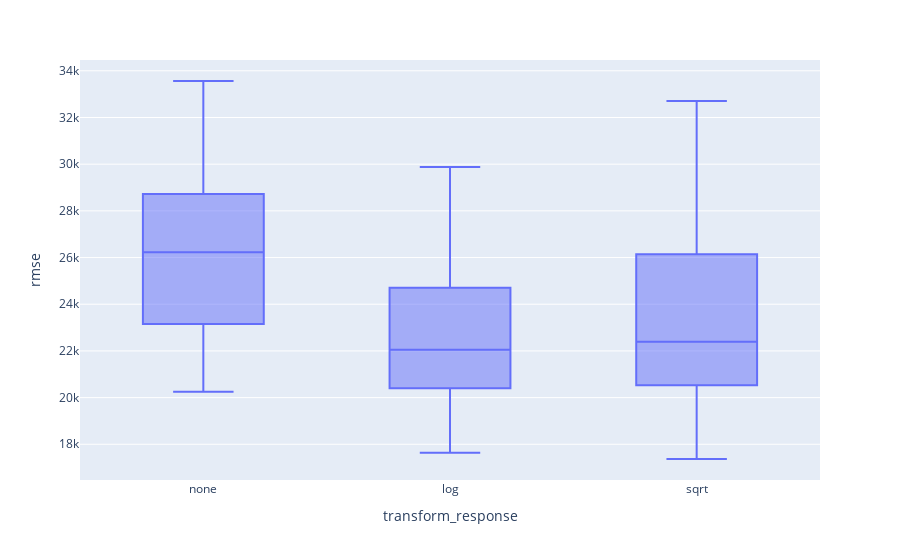

Write notebook code for a chart like this one.
### Markdown cell above
We can also look at the distributions of the judgment calls grouping by the judgment call options, such as the response transformation:

### Code cell
px.box(perturbed_jc_rmse, x='transform_response', y='rmse')

### Figure 1 — Plotly figure (JSON) as saved in the notebook; plotly's stock layout.template omitted (floating-point values rounded to 4 significant figures; data arrays with more than 128 entries replaced by an {"elided": "..."} marker saying what was removed)
{"data": [{"alignmentgroup": "True", "hovertemplate": "transform_response=%{x}<br>rmse=%{y}<extra></extra>", "legendgroup": "", "marker": {"color": "#636efa"}, "name": "", "notched": false, "offsetgroup": "", "orientation": "v", "showlegend": false, "type": "box", "x": {"elided": "1470 str values"}, "x0": " ", "xaxis": "x", "y": {"elided": "1470 float values"}, "y0": " ", "yaxis": "y"}], "layout": {"boxmode": "group", "legend": {"tracegroupgap": 0}, "margin": {"t": 60}, "xaxis": {"anchor": "y", "domain": [0, 1], "title": {"text": "transform_response"}}, "yaxis": {"anchor": "x", "domain": [0, 1], "title": {"text": "rmse"}}}}
